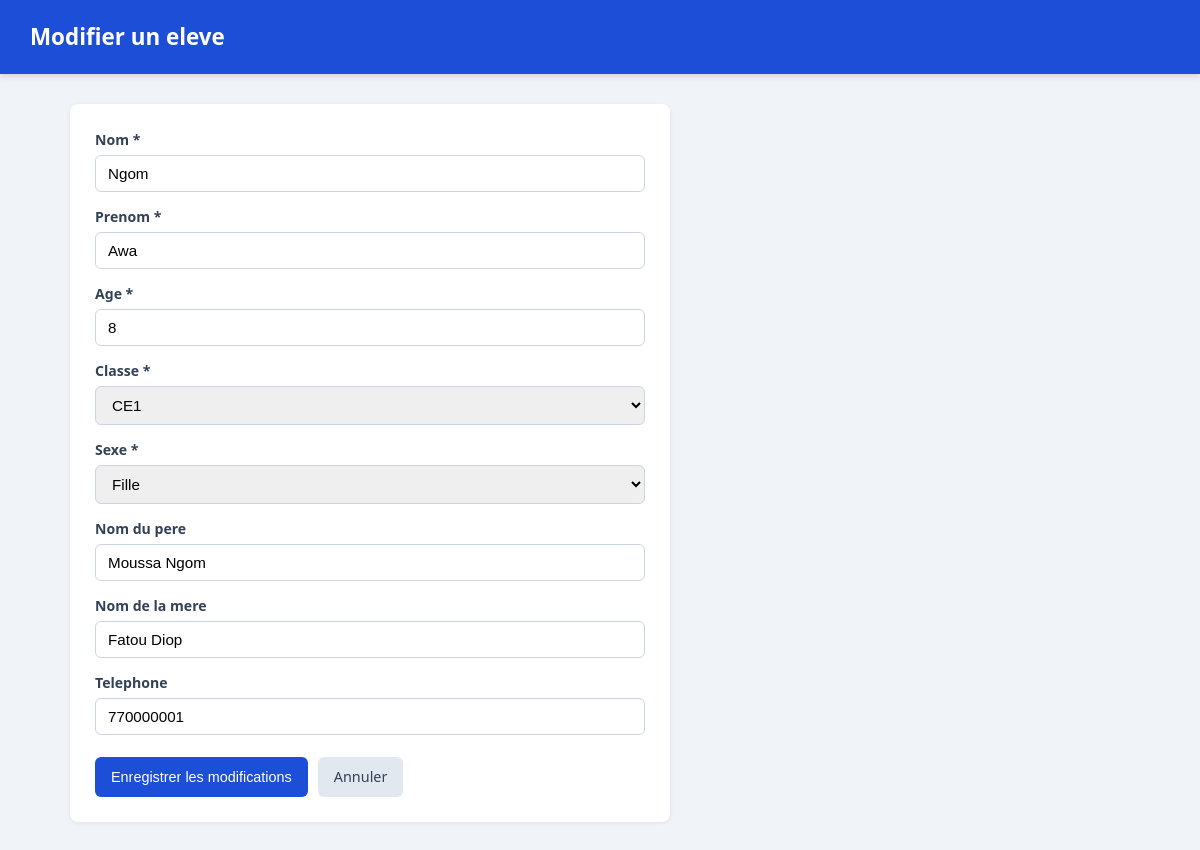
/modifier.php?id=1, run on the app's committed database.
### tables this page shows
CREATE TABLE IF NOT EXISTS eleves (
    id              INT AUTO_INCREMENT PRIMARY KEY,
    nom             VARCHAR(50)  NOT NULL,
    prenom          VARCHAR(50)  NOT NULL,
    age             INT          NOT NULL,
    classe          VARCHAR(20)  NOT NULL,
    sexe            VARCHAR(10)  NOT NULL,
    nom_pere        VARCHAR(100) DEFAULT NULL,
    nom_mere        VARCHAR(100) DEFAULT NULL,
    telephone       VARCHAR(20)  DEFAULT NULL,
    date_creation   TIMESTAMP    DEFAULT CURRENT_TIMESTAMP
);

### modifier.php (the view, shortened to what this page needs)
<?php
require 'config.php';
$id = isset($_GET['id']) ? (int)$_GET['id'] : 0;
$stmt = $pdo->prepare("SELECT * FROM eleves WHERE id = :id");
$stmt->execute([':id' => $id]);
$eleve = $stmt->fetch();
?>
<!DOCTYPE html>
<html lang="fr">
<head>
    <link rel="stylesheet" href="style.css">
</head>
<body>
    <header class="topbar">
        <h1>Modifier un eleve</h1>
    </header>
    <main class="container">
        <form method="post" class="card-form">
            <label>Nom *
                <input type="text" name="nom" value="<?= htmlspecialchars($eleve['nom']) ?>">
            </label>
            <label>Prenom *
                <input type="text" name="prenom" value="<?= htmlspecialchars($eleve['prenom']) ?>">
            </label>
            <label>Age *
                <input type="number" name="age" min="3" max="16" value="<?= htmlspecialchars($eleve['age']) ?>">
            </label>
            <label>Classe *
                <select name="classe">
                    <?php foreach (['CI','CP','CE1','CE2','CM1','CM2'] as $c): ?>
                        <option value="<?= $c ?>" <?= ($eleve['classe'] === $c) ? 'selected' : '' ?>><?= $c ?></option>
                    <?php endforeach; ?>
                </select>
            </label>
            <label>Sexe *
                <select name="sexe">
                    <option value="Fille"  <?= ($eleve['sexe'] === 'Fille')  ? 'selected' : '' ?>>Fille</option>
                </select>
            </label>
            <label>Nom du pere
                <input type="text" name="nom_pere" value="<?= htmlspecialchars($eleve['nom_pere']) ?>">
            </label>
            <label>Nom de la mere
                <input type="text" name="nom_mere" value="<?= htmlspecialchars($eleve['nom_mere']) ?>">
            </label>
            <label>Telephone
                <input type="text" name="telephone" value="<?= htmlspecialchars($eleve['telephone']) ?>">
            </label>
            <div class="form-actions">
                <button type="submit" class="btn-primary">Enregistrer les modifications</button>
                <a href="index.php" class="btn-light">Annuler</a>
            </div>
        </form>
    </main>
</body>
</html>

### style.css (style rules this page uses)
* { box-sizing: border-box; margin: 0; padding: 0; }
body { font-family: 'Segoe UI', Tahoma, Arial, sans-serif; background: #f0f4f8; color: #1f2937; line-height: 1.5; }
.topbar { background: #1d4ed8; color: #fff; padding: 20px 30px; box-shadow: 0 2px 6px rgba(0,0,0,.15); }
.topbar h1 { font-size: 1.4rem; font-weight: 600; }
.container { max-width: 1100px; margin: 30px auto; padding: 0 20px; }
button, .btn-primary, .btn-light, .btn-edit, .btn-del { cursor: pointer; border: none; border-radius: 6px; padding: 9px 16px; font-size: .9rem; text-decoration: none; display: inline-block; transition: background .15s; }
.btn-primary, .search button { background: #1d4ed8; color: #fff; }
.btn-light { background: #e2e8f0; color: #334155; }
.card-form { background: #fff; padding: 25px; border-radius: 8px; box-shadow: 0 1px 4px rgba(0,0,0,.08); max-width: 600px; display: grid; gap: 14px; }
.card-form label { display: flex; flex-direction: column; gap: 5px; font-weight: 600; font-size: .88rem; color: #334155; }
.card-form input, .card-form select { padding: 9px 12px; border: 1px solid #cbd5e1; border-radius: 6px; font-size: .95rem; font-weight: normal; }
.form-actions { display: flex; gap: 10px; margin-top: 8px; }

### data on the page
eleves: nom "Ngom", prenom "Awa", age "8", classe "CE1", sexe "Fille", nom_pere "Moussa Ngom", nom_mere "Fatou Diop", telephone "770000001"
